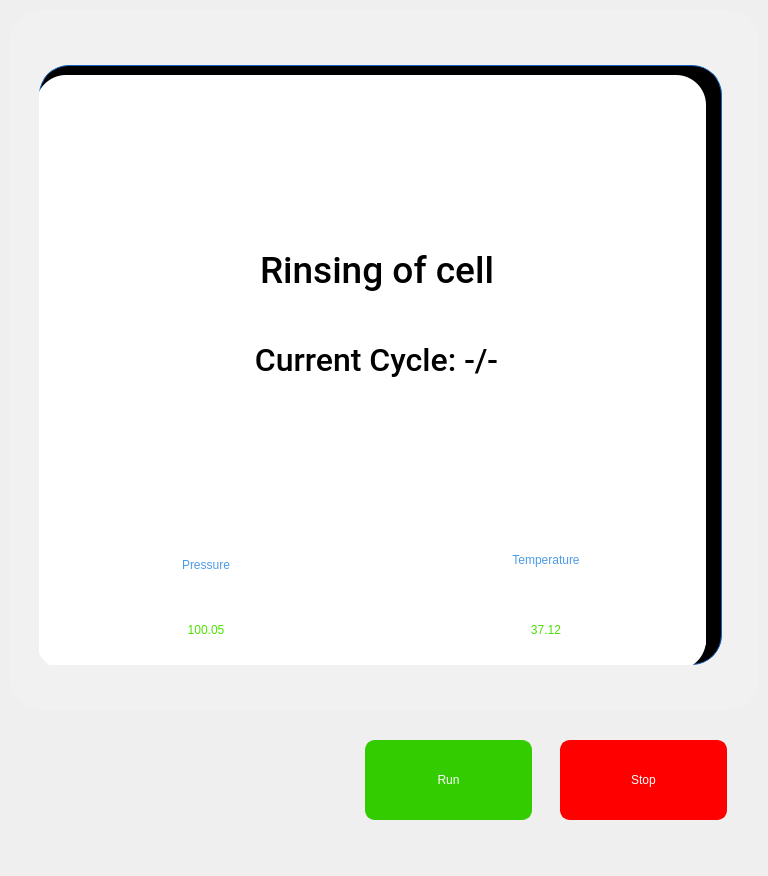
<?xml version="1.0" encoding="UTF-8"?>
<ui version="4.0">
 <class>sCleaning</class>
 <widget class="QWidget" name="sCleaning">
  <property name="geometry">
   <rect>
    <x>0</x>
    <y>0</y>
    <width>768</width>
    <height>876</height>
   </rect>
  </property>
  <property name="windowTitle">
   <string>Form</string>
  </property>
  <widget class="QPushButton" name="pbRun">
   <property name="geometry">
    <rect>
     <x>365</x>
     <y>740</y>
     <width>167</width>
     <height>80</height>
    </rect>
   </property>
   <property name="focusPolicy">
    <enum>Qt::ClickFocus</enum>
   </property>
   <property name="styleSheet">
    <string notr="true">QPushButton{
background-color: rgb(51, 204, 0);
border-width: 2px;
border-color: rgb(51, 204, 0);
border-style: solid;
border-radius: 10;
color: rgb(255, 255, 255);
font: 75 16pt &quot;Roboto Medium&quot;;
}
QPushButton:disabled { 
background-color: rgb(204, 244, 198);
border-width: 2px;
border-color: rgb(127, 143, 127);
border-style: solid;
border-radius: 10;
color: rgb(0, 0, 0);
font: 75 16pt &quot;Roboto Medium&quot;;
}
QPushButton:pressed {
background-color: rgb(24, 163, 3);
border-width: 2px;
border-color: rgb(24, 163, 3);
border-style: solid;
border-radius: 10;
color: rgb(255, 255, 255);
font: 75 16pt &quot;Roboto Medium&quot;;
}
QPushButton:down {
background-color: rgb(24, 163, 3);
border-width: 2px;
border-color: rgb(24, 163, 3);
border-style: solid;
border-radius: 10;
color: rgb(0, 0, 0);
font: 75 16pt &quot;Roboto Medium&quot;;
}
QPushButton:default {
background-color: rgb(241, 241, 241);
border-width: 2px;
border-color: rgb(21, 100, 192);
border-style: solid;
border-radius: 10;
color: rgb(0, 0, 0);
font: 75 16pt &quot;Roboto Medium&quot;;
}
</string>
   </property>
   <property name="text">
    <string>Run</string>
   </property>
  </widget>
  <widget class="QPushButton" name="pbStop">
   <property name="geometry">
    <rect>
     <x>560</x>
     <y>740</y>
     <width>167</width>
     <height>80</height>
    </rect>
   </property>
   <property name="focusPolicy">
    <enum>Qt::ClickFocus</enum>
   </property>
   <property name="styleSheet">
    <string notr="true">QPushButton{
background-color: red;
border-width: 2px;
border-color: red;
border-style: solid;
border-radius: 10;
color: rgb(255, 255, 255);
font: 75 16pt &quot;Roboto Medium&quot;;
}
QPushButton:disabled { 
background-color: rgb(255, 174, 171);
border-width: 2px;
border-color: rgb(127, 143, 127);
border-style: solid;
border-radius: 10;
color: rgb(0, 0, 0);
font: 75 16pt &quot;Roboto Medium&quot;;
}
QPushButton:pressed {
background-color: rgb(194, 54, 11);
border-width: 2px;
border-color: rgb(194, 54, 11);
border-style: solid;
border-radius: 10;
color: rgb(255, 255, 255);
font: 75 16pt &quot;Roboto Medium&quot;;
}
QPushButton:down {
background-color: rgb(24, 163, 3);
border-width: 2px;
border-color: rgb(24, 163, 3);
border-style: solid;
border-radius: 10;
color: rgb(0, 0, 0);
font: 75 16pt &quot;Roboto Medium&quot;;
}
QPushButton:default {
background-color: rgb(241, 241, 241);
border-width: 2px;
border-color: rgb(21, 100, 192);
border-style: solid;
border-radius: 10;
color: rgb(0, 0, 0);
font: 75 16pt &quot;Roboto Medium&quot;;
}</string>
   </property>
   <property name="text">
    <string>Stop</string>
   </property>
  </widget>
  <widget class="QTabWidget" name="twMeasuring">
   <property name="geometry">
    <rect>
     <x>10</x>
     <y>10</y>
     <width>749</width>
     <height>720</height>
    </rect>
   </property>
   <property name="styleSheet">
    <string notr="true">QTabWidget::pane { /* The tab widget frame */
    position: absolute;
	color: rgb(0, 0, 0);
	font: 75 16pt &quot;Roboto Medium&quot;;
	border: 0px solid #C4C4C3;
	border-bottom-color: #C2C7CB; /* same as the pane color */
   	border-bottom-left-radius: 30px;
   	border-bottom-right-radius: 30px;
    border-top-right-radius: 30px;
}

QTabWidget::tab-bar {
    alignment: left;
}

/* Style the tab using the tab sub-control. Note that
    it reads QTabBar _not_ QTabWidget */
QTabBar::tab {

    border: 1px solid #C4C4C3;
    border-bottom-color: #C2C7CB; /* same as the pane color */
    border-top-left-radius: 10px;
    border-top-right-radius: 10px;

    padding: 0px;
    height:0px;
	border-width: 0px;
	border-color: rgb(21, 100, 192);
	border-style: solid;

	font: 75 16pt &quot;Roboto Medium&quot;;
	color: rgb(0, 0, 0);
	

}

QTabBar::tab:selected, QTabBar::tab:hover {
	background-color: rgb(190, 190, 190);
}

QTabBar::tab:selected {
    border-color: #9B9B9B;
    border-bottom-color: #C2C7CB; /* same as pane color */
 border: 0px
}
</string>
   </property>
   <property name="currentIndex">
    <number>0</number>
   </property>
   <widget class="QWidget" name="tab_4">
    <attribute name="title">
     <string>User Setup</string>
    </attribute>
    <widget class="QFrame" name="frame">
     <property name="geometry">
      <rect>
       <x>0</x>
       <y>0</y>
       <width>749</width>
       <height>700</height>
      </rect>
     </property>
     <property name="styleSheet">
      <string notr="true">background-color: rgb(241, 241, 241);
border-width: 0px;
border-color: rgb(21, 100, 192);
border-style: solid;
border-radius: 30;
color: rgb(0, 0, 0);
font: 75 16pt &quot;Roboto&quot;;</string>
     </property>
     <property name="frameShape">
      <enum>QFrame::StyledPanel</enum>
     </property>
     <property name="frameShadow">
      <enum>QFrame::Raised</enum>
     </property>
     <widget class="QFrame" name="frame_2">
      <property name="geometry">
       <rect>
        <x>29</x>
        <y>55</y>
        <width>683</width>
        <height>600</height>
       </rect>
      </property>
      <property name="styleSheet">
       <string notr="true">background-color: rgb(0, 0, 0);
border-width: 1px;
border-color: rgb(21, 100, 192);
border-style: solid;
border-radius: 30;
color: rgb(0, 0, 0);
font: 75 16pt &quot;Roboto&quot;;

</string>
      </property>
      <property name="frameShape">
       <enum>QFrame::StyledPanel</enum>
      </property>
      <property name="frameShadow">
       <enum>QFrame::Raised</enum>
      </property>
      <widget class="QFrame" name="frame_3">
       <property name="geometry">
        <rect>
         <x>-3</x>
         <y>10</y>
         <width>670</width>
         <height>595</height>
        </rect>
       </property>
       <property name="styleSheet">
        <string notr="true">background-color: rgb(255, 255, 255);
border-width: 0px;
border-color: rgb(21, 100, 192);
border-style: solid;
border-radius: 30;
color: rgb(0, 0, 0);
font: 75 16pt &quot;Roboto&quot;;

</string>
       </property>
       <property name="frameShape">
        <enum>QFrame::StyledPanel</enum>
       </property>
       <property name="frameShadow">
        <enum>QFrame::Raised</enum>
       </property>
       <widget class="QLabel" name="lblMessage">
        <property name="geometry">
         <rect>
          <x>7</x>
          <y>160</y>
          <width>668</width>
          <height>70</height>
         </rect>
        </property>
        <property name="font">
         <font>
          <family>Roboto Medium</family>
          <pointsize>28</pointsize>
          <weight>10</weight>
          <italic>false</italic>
          <bold>false</bold>
         </font>
        </property>
        <property name="styleSheet">
         <string notr="true">border-width: 0px;
font: 80 28pt &quot;Roboto Medium&quot;;</string>
        </property>
        <property name="text">
         <string>Rinsing of cell</string>
        </property>
        <property name="alignment">
         <set>Qt::AlignCenter</set>
        </property>
        <property name="wordWrap">
         <bool>true</bool>
        </property>
       </widget>
       <widget class="QFrame" name="frLiveData">
        <property name="geometry">
         <rect>
          <x>0</x>
          <y>390</y>
          <width>680</width>
          <height>180</height>
         </rect>
        </property>
        <property name="styleSheet">
         <string notr="true">border-width: 0px;</string>
        </property>
        <property name="frameShape">
         <enum>QFrame::StyledPanel</enum>
        </property>
        <property name="frameShadow">
         <enum>QFrame::Raised</enum>
        </property>
        <widget class="QLabel" name="lblTemperature">
         <property name="geometry">
          <rect>
           <x>340</x>
           <y>130</y>
           <width>340</width>
           <height>70</height>
          </rect>
         </property>
         <property name="styleSheet">
          <string notr="true">color: rgb(75, 225, 0);
font: 80 23pt &quot;Roboto Medium&quot;;</string>
         </property>
         <property name="text">
          <string>37.12</string>
         </property>
         <property name="alignment">
          <set>Qt::AlignCenter</set>
         </property>
        </widget>
        <widget class="QLabel" name="lblPressure">
         <property name="geometry">
          <rect>
           <x>0</x>
           <y>130</y>
           <width>340</width>
           <height>70</height>
          </rect>
         </property>
         <property name="styleSheet">
          <string notr="true">color: rgb(75, 225, 0);
font: 80 23pt &quot;Roboto Medium&quot;;</string>
         </property>
         <property name="text">
          <string>100.05</string>
         </property>
         <property name="alignment">
          <set>Qt::AlignCenter</set>
         </property>
        </widget>
        <widget class="QLabel" name="label_10">
         <property name="geometry">
          <rect>
           <x>340</x>
           <y>60</y>
           <width>340</width>
           <height>70</height>
          </rect>
         </property>
         <property name="styleSheet">
          <string notr="true">color: rgb(77, 155, 232);
font: 80 20pt &quot;Roboto Medium&quot;;</string>
         </property>
         <property name="text">
          <string>Temperature</string>
         </property>
         <property name="alignment">
          <set>Qt::AlignCenter</set>
         </property>
        </widget>
        <widget class="QLabel" name="label_8">
         <property name="geometry">
          <rect>
           <x>0</x>
           <y>65</y>
           <width>340</width>
           <height>70</height>
          </rect>
         </property>
         <property name="styleSheet">
          <string notr="true">color: rgb(77, 155, 232);
font: 80 20pt &quot;Roboto Medium&quot;;</string>
         </property>
         <property name="text">
          <string>Pressure</string>
         </property>
         <property name="alignment">
          <set>Qt::AlignCenter</set>
         </property>
        </widget>
        <zorder>lblPressure</zorder>
        <zorder>lblTemperature</zorder>
        <zorder>label_10</zorder>
        <zorder>label_8</zorder>
       </widget>
       <widget class="QLabel" name="lblCountDown">
        <property name="geometry">
         <rect>
          <x>10</x>
          <y>250</y>
          <width>661</width>
          <height>70</height>
         </rect>
        </property>
        <property name="font">
         <font>
          <family>Roboto Medium</family>
          <pointsize>24</pointsize>
          <weight>10</weight>
          <italic>false</italic>
          <bold>false</bold>
         </font>
        </property>
        <property name="styleSheet">
         <string notr="true">border-width: 0px;
font: 80 24pt &quot;Roboto Medium&quot;;</string>
        </property>
        <property name="text">
         <string>Current Cycle: -/-</string>
        </property>
        <property name="alignment">
         <set>Qt::AlignCenter</set>
        </property>
        <property name="wordWrap">
         <bool>true</bool>
        </property>
       </widget>
      </widget>
     </widget>
    </widget>
   </widget>
  </widget>
 </widget>
 <resources/>
 <connections/>
</ui>
